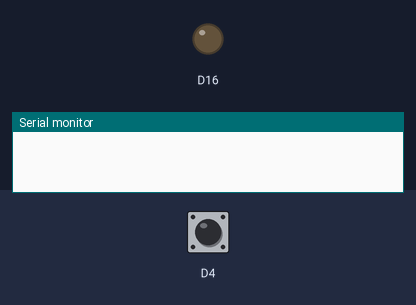
Simulated run of this program. Board: Arduino Nano ESP32. Parts: output pins drawn as LEDs (lit = HIGH), the last lines printed to the serial monitor. Inputs (shaded band) come from the test bench; at power-on: D4 HIGH.

Above: at 1.2 s.
1.3 s: D4 pulled LOW for 0.15 s
At 1.7 s:
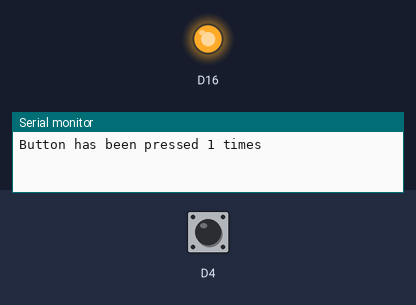
2.9 s: D4 pulled LOW for 1 s
At 4.2 s:
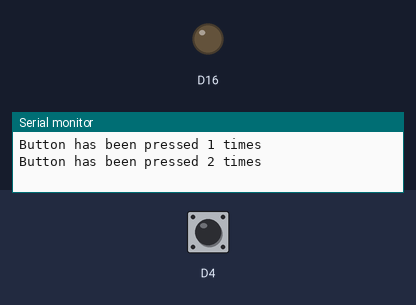
5.4 s: D4 pulled LOW for 3.2 s
At 6.1 s:
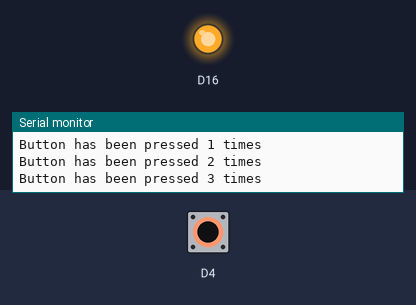
Timing chart, 0 to 8.4 s (numbered marks = the images above; inputs shaded):
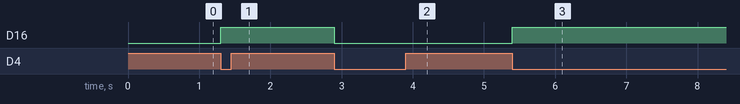

The program:

main.cpp
```cpp
#include <Arduino.h>

struct Button
{
  const uint8_t PIN;
  uint32_t numberKeyPresses;
  bool isPressed;
  bool isOn;
  unsigned long lastDebounceTime;
  unsigned long debounceDelay;
};

Button button = {D4, 0, false, false, 0, 500};

void IRAM_ATTR isr()
{
  unsigned long currentTime = millis();

  if ((currentTime - button.lastDebounceTime) > button.debounceDelay)
  {

    button.numberKeyPresses++;
    button.isPressed = true;
    button.lastDebounceTime = currentTime;
  }
}

void setup()
{

  Serial.begin(9600);

  pinMode(LED_BLUE, OUTPUT);

  pinMode(button.PIN, INPUT_PULLUP);

  attachInterrupt(button.PIN, isr, FALLING);
}

void loop()
{

  if (button.isPressed)
  {
    Serial.printf("Button has been pressed %u times\n", button.numberKeyPresses);
    button.isPressed = false;

    if (digitalRead(LED_BLUE) == HIGH)
    {
      digitalWrite(LED_BLUE, LOW);
      button.isOn = false;
    }
    else
    {
      digitalWrite(LED_BLUE, HIGH);
      button.isOn = true;
    }
  }
}
```

Measured:
- after the input at 1.3 s, D16: LOW → HIGH at once
- after the input at 2.9 s, D16: HIGH → LOW at once
- after the input at 5.4 s, D16: LOW → HIGH at once
